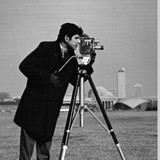
%> input picture 图像叠加/man.jpg, 160 x 160 px
$ octave e5.m   (GNU Octave 9; MATLAB toolbox functions it lacks are replaced by stand-ins)
%> lines starting %> are read from the running program, lines starting %| are printed output that depends on the picture
clear;
clc;
a=imread('man.jpg');
%> a is the input picture: size 160x160x3 uint8; min 0, max 255, mean 119.7
b=imread('rice.jpg');
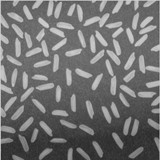
%> input picture 图像叠加/rice.jpg, 160 x 160 px
%> b is the input picture: size 160x160x3 uint8; min 36, max 213, mean 112.8
%预分配变量
c=uint8(zeros(160,160));
for i=1:160
    for j=1:160
        c(i,j)=a(i,j)+b(i,j);
    end
end
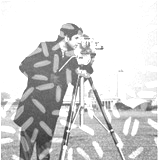
%> c: size 160x160 uint8; min 53, max 255, mean 210.4
imshow(c);
